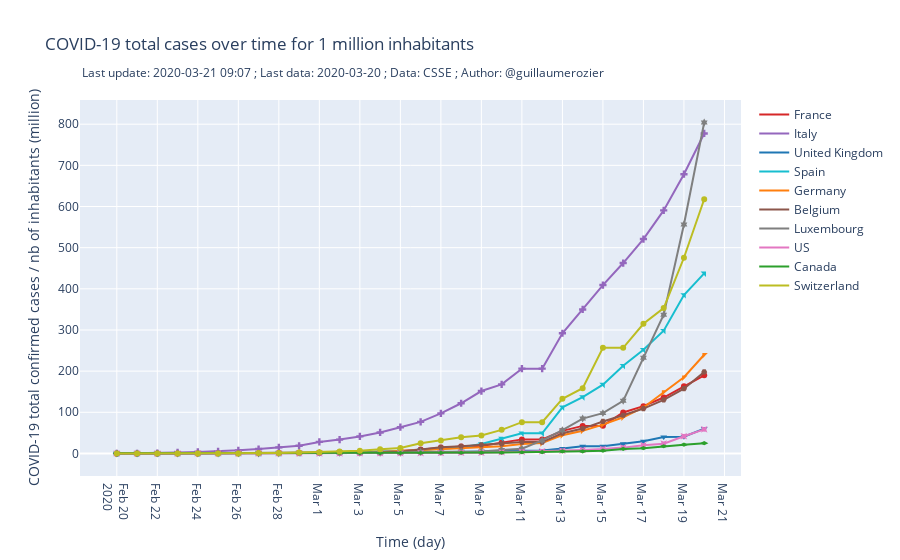

Notebook code cell kept with this figure:
### Markdown cell above
### Total cases for 1 million inhabitants

### Code cell
fig = go.Figure()

last_d = round(len(data_confirmed)/2)
data_confirmed_rolling = data_confirmed
from sklearn.svm import SVC

i=0
for country in countries:
    #model = SVC(kernel='poly')
    #model.fit(df_confirmed['date_int'][-last_d:].values.reshape(-1, 1), df_confirmed[country][-last_d:].fillna(0).values.reshape(-1, 1))
    #Y = model.predict(df_confirmed['date_int'][-last_d:].values.reshape(-1, 1))
    
    fig.add_trace(go.Scatter(x = data_confirmed['date'][-last_d:], y = data_confirmed[country][-last_d:]/countries[country]['pop'],
                    mode='markers',
                    marker_color=colors[i],
                    legendgroup=c,
                    marker_symbol= 3*i,
                    #marker_size=6,
                    marker_line_color=colors[i],
                    #marker_line_width=1,
                    opacity=1,
                    showlegend=False,
                    name='{}'.format("")))

    fig.add_trace(go.Scatter(x = data_confirmed_rolling['date'][-last_d:], y = data_confirmed_rolling[country][-last_d:]/countries[country]['pop'],
                    mode='lines',
                    marker_color=colors[i],
                    legendgroup=c,
                    showlegend=True,
                    name='{}'.format(country)
                    ))
    i+=1
    if i>=10:
        i=0
    #fig.add_trace(go.Scatter(x=df_confirmed['date'][-last_d:], y=Y/countries[country]['pop'],
     #               mode='lines',
     #               name='{}'.format(country)))
    
fig.update_layout(
    title="COVID-19 total cases over time for 1 million inhabitants",
    xaxis_title="Time (day)",
    yaxis_title="COVID-19 total confirmed cases / nb of inhabitants (million)",
    annotations = [dict(xref='paper',
        yref='paper',
        x=0, y=1.1,
        showarrow=False,
        text ='Last update: {} ; Last data: {} ; Data: CSSE ; Author: @guillaumerozier'.format(today, str(data_confirmed['date'].values[-1])[:10]))]
)
fig.update_xaxes(nticks = last_d)
print("> graph 1 built")
if upload:
    py.plot(fig, filename = 'cases', auto_open=False)
    
if show:
    fig.show()

if export:
    fig.write_image("images/cases_per_1m_inhabitant.png", scale=5, width=900, height=600)
    print("> graph 1 exported")
